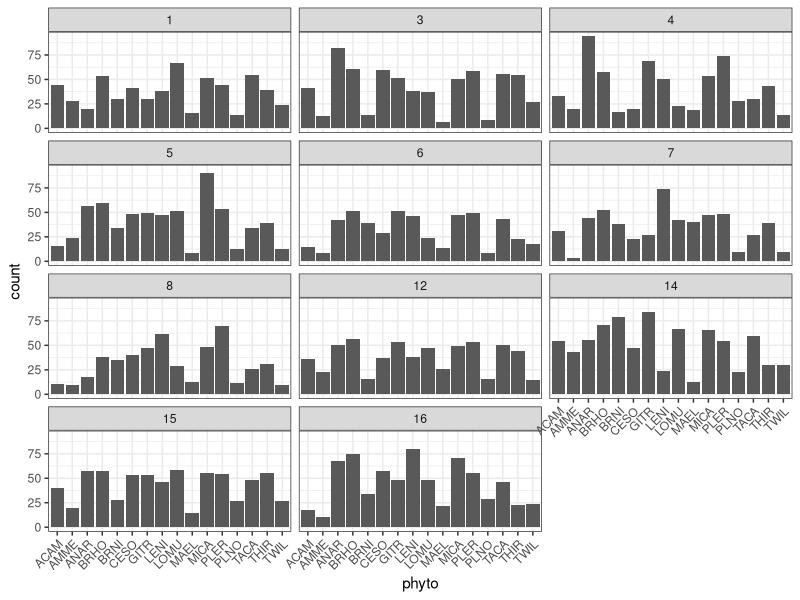
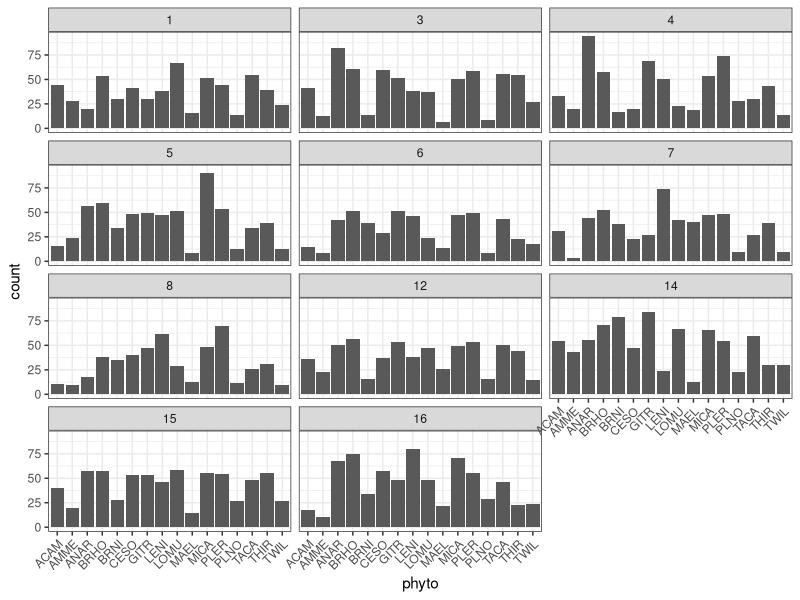
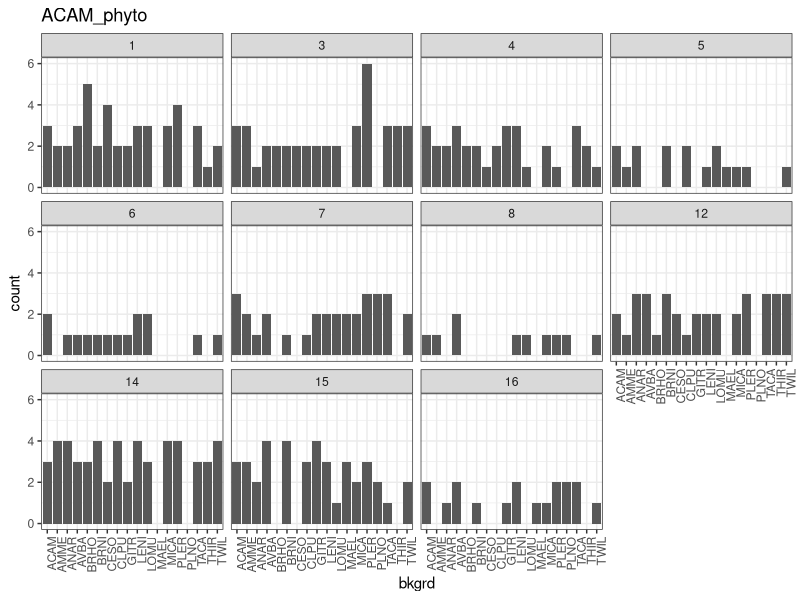
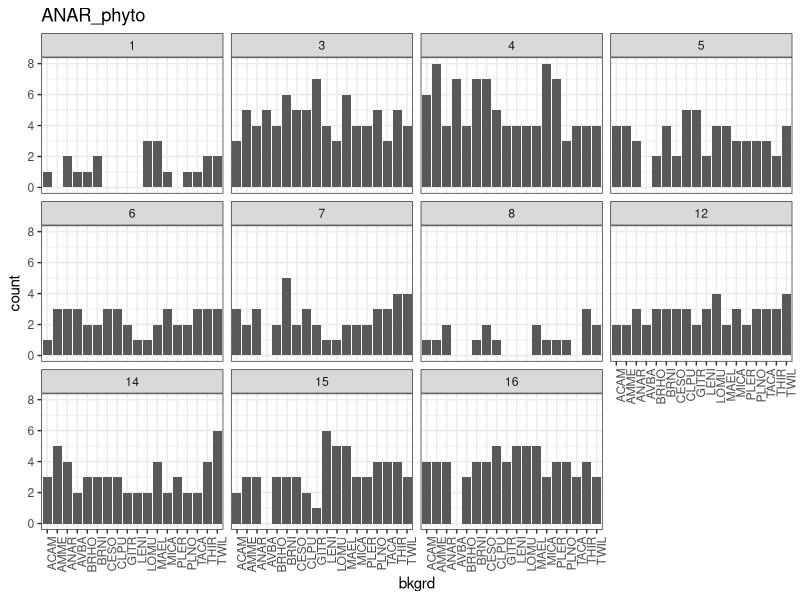
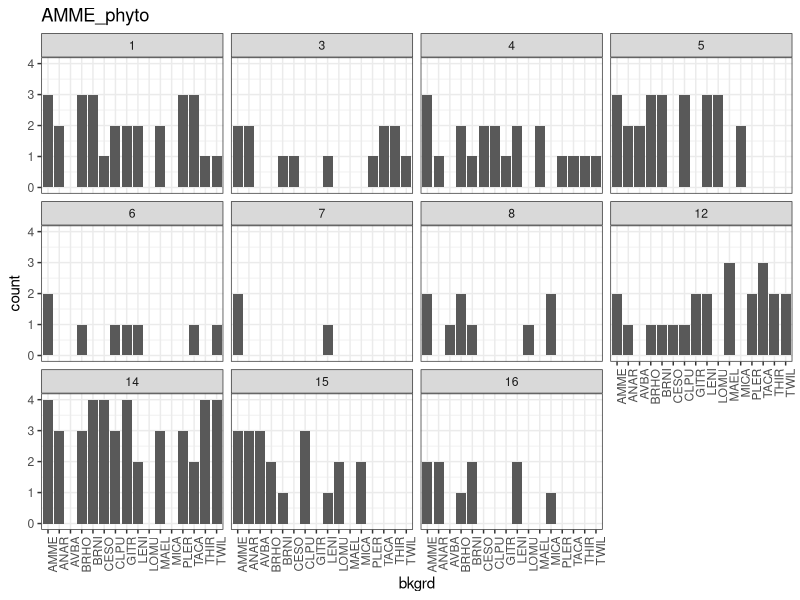
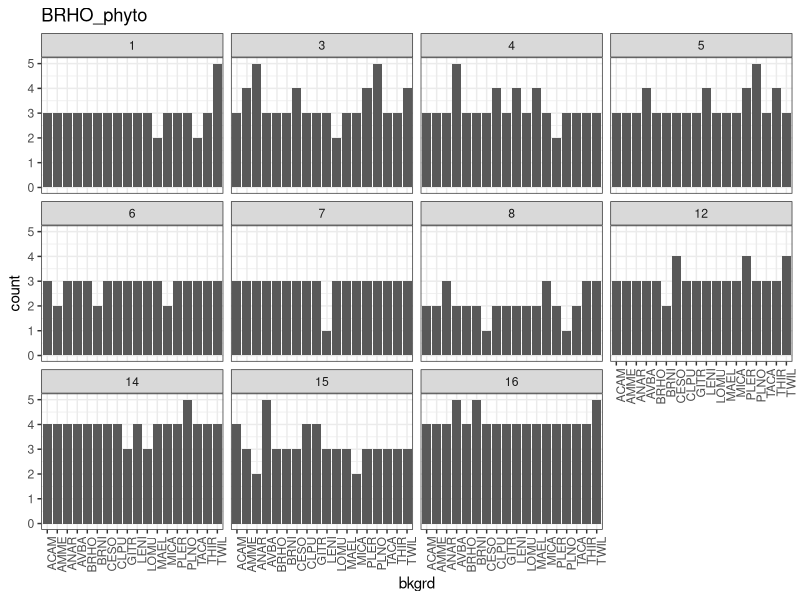
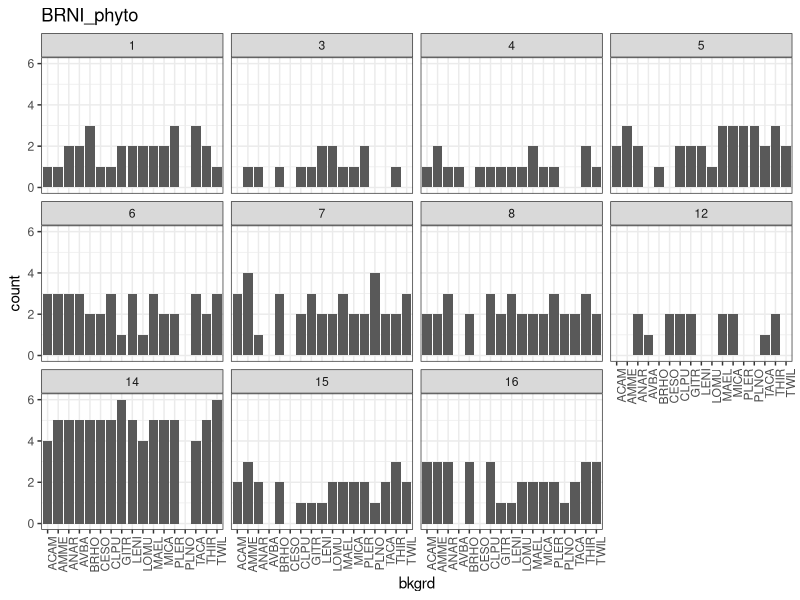
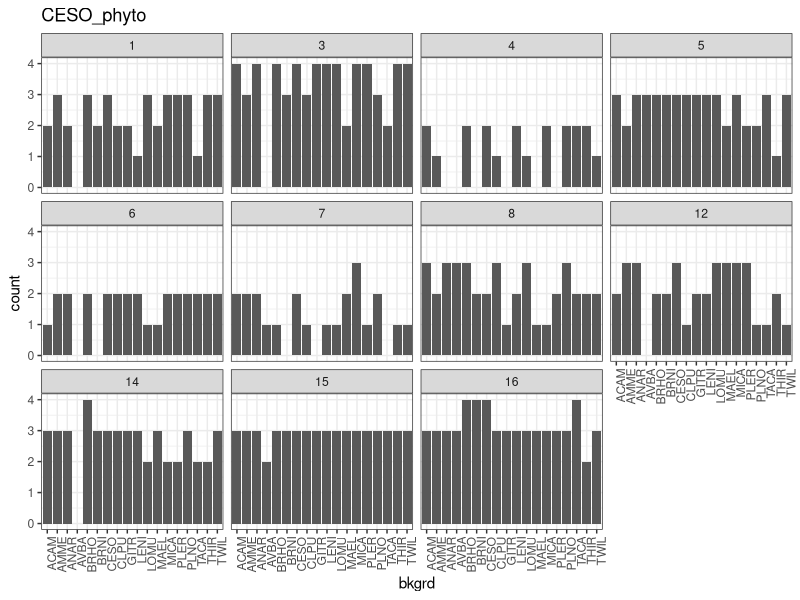

These charts were generated, in order, by the following R code:
# Set up env
library(tidyverse)
theme_set(theme_bw())

## read in model data
model.dat <- read.csv("data/model_dat.csv") %>%
  filter(!phyto %in% c("AVBA", "CLPU"))

## visualize num phytos / block (not sep by background sp)
ggplot(model.dat, aes(x=phyto)) +
  geom_bar() +
  facet_wrap(~block, ncol = 3, nrow = 4) +
  theme(axis.text.x=element_text(angle=45, hjust = 1))

ggsave("data_checks/preliminary_figures/num_phyto_by_block.png", width = 8, height = 6)

## visualize num phytos / background / block
## loop thru each sp to create separate fig
species <- c("ACAM", "ANAR", "AMME", "BRHO", "BRNI", "CESO", "GITR", "LENI", "LOMU", "MAEL", "MICA", "PLER", "PLNO", "TACA", "THIR", "TWIL")

for (i in 1:length(species)) {
  
  ## filter out sp
  dat <- model.dat %>%
    filter(phyto == species[i])
  
  ## visualize
  ggplot(dat, aes(x=bkgrd)) +
    geom_bar() +
    facet_wrap(~block) +
    theme(axis.text.x=element_text(angle=90, hjust = 1)) +
    ggtitle(paste0(species[i], "_phyto")) 
  
  ## save
  ggsave(paste0("data_checks/preliminary_figures/", species[i], "_num_phyto_by_block_by_bgsp.png"), width = 10, height = 6)
  
}
